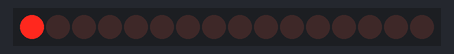
This sketch was run on a simulated Arduino Mega 2560, built with avr-gcc and run on an emulated ATmega2560. Parts: 16 shift-register outputs drawn as a row of LEDs (first output left, lit = HIGH). Wiring (inferred from the names in the program): 2 × shift register (74HC595): data pin 35; shift clock pin 37; latch pin 36. Wiring (inferred from the signals the program sends): row of LEDs: on Q0, Q1, Q2, Q3, Q4, Q5, Q6, Q7, Q8, Q9, Q10, Q11, Q12, Q13, Q14, Q15.

Above: at 0.06 s.
At 1.02 s:
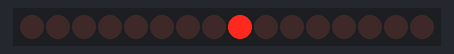
At 1.98 s:
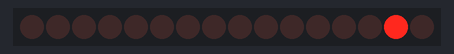
At 4.02 s:
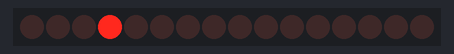
At 6.07 s:
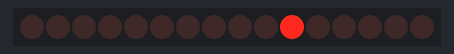
At 8.11 s:
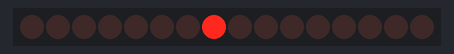
Timing chart, 0 to 8.4 s (numbered marks = the images above):
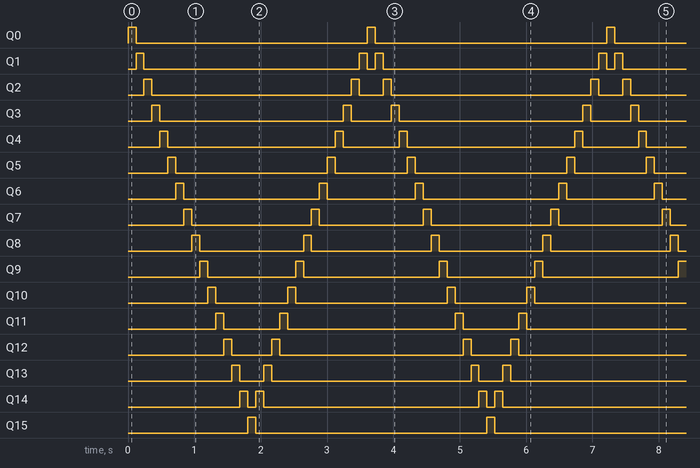

Measured:
- by itself, Q0, Q15: alternates HIGH for 0.12 s and LOW for 3.5 s
- by itself, Q1: repeats every 3.6 s: LOW 3.2 s, HIGH 0.12 s, LOW 0.12 s, HIGH 0.12 s
- by itself, Q2: repeats every 3.6 s: LOW 3.0 s, HIGH 0.12 s, LOW 0.36 s, HIGH 0.12 s
- by itself, Q3: repeats every 3.6 s: LOW 2.8 s, HIGH 0.12 s, LOW 0.60 s, HIGH 0.12 s
- by itself, Q4: repeats every 3.6 s: LOW 2.5 s, HIGH 0.12 s, LOW 0.84 s, HIGH 0.12 s
- by itself, Q5: repeats every 3.6 s: LOW 2.3 s, HIGH 0.12 s, LOW 1.1 s, HIGH 0.12 s
- by itself, Q6: repeats every 3.6 s: LOW 2.0 s, HIGH 0.12 s, LOW 1.3 s, HIGH 0.12 s
- by itself, Q7: alternates HIGH for 0.12 s and LOW for 1.8 s

The sketch:

74HC595.ino
```cpp
#include "led_595_soft.h"

void setup() {
  led_595_soft_init();
}

void loop() {
  // 从第 1 个 LED 流到第 16 个 LED
  for (int i = 0; i < 16; i++) {
    uint16_t data = 1 << i;
    write595(data);
    delay(120);
  }

  // 再从第 16 个 LED 流回第 1 个 LED
  for (int i = 14; i >= 1; i--) {
    uint16_t data = 1 << i;
    write595(data);
    delay(120);
  }
}
```

led_595_soft.cpp
```cpp
#include "led_595_soft.h"

void led_595_soft_init() {
  pinMode(DATA_PIN, OUTPUT);
  pinMode(LATCH_PIN, OUTPUT);
  pinMode(CLOCK_PIN, OUTPUT);

  digitalWrite(DATA_PIN, LOW);
  digitalWrite(CLOCK_PIN, LOW);
  digitalWrite(LATCH_PIN, LOW);

  write595(0x0000);   // 开机先全部熄灭
}

// 写入 16 位数据到两片 74HC595
void write595(uint16_t value) {
  if (LED_ACTIVE_LOW) {
    value = ~value;
  }

  // 把RCK拉低，准备移入数据
  digitalWrite(LATCH_PIN, LOW);

  shiftOutSoft((value >> 8) & 0xFF);
  shiftOutSoft(value & 0xFF);

  // 刷新到输出端
  digitalWrite(LATCH_PIN, HIGH);
}

// 软件 SPI，手动移位
void shiftOutSoft(byte data) {
  for (int i = 7; i >= 0; i--) {
    // 先拉低时钟，准备设置数据
    digitalWrite(CLOCK_PIN, LOW);

    if (data & (1 << i)) {
      digitalWrite(DATA_PIN, HIGH);
    } else {
      digitalWrite(DATA_PIN, LOW);
    }

    digitalWrite(CLOCK_PIN, HIGH);
  }
}
```

led_595_soft.h
```cpp
#ifndef LED_595_SOFT_H
#define LED_595_SOFT_H

#include <Arduino.h>

const int DATA_PIN  = 35;
const int LATCH_PIN = 36;
const int CLOCK_PIN = 37;
const bool LED_ACTIVE_LOW = false;

void led_595_soft_init();
// 写入 16 位数据到两片 74HC595
void write595(uint16_t value);
// 软件 SPI，手动移位
void shiftOutSoft(byte data);

#endif
```
